Frame 1 (no input): blank canvas, image omitted
Frame 60 (the mouse pressed at the canvas centre just before this capture): blank canvas, image omitted
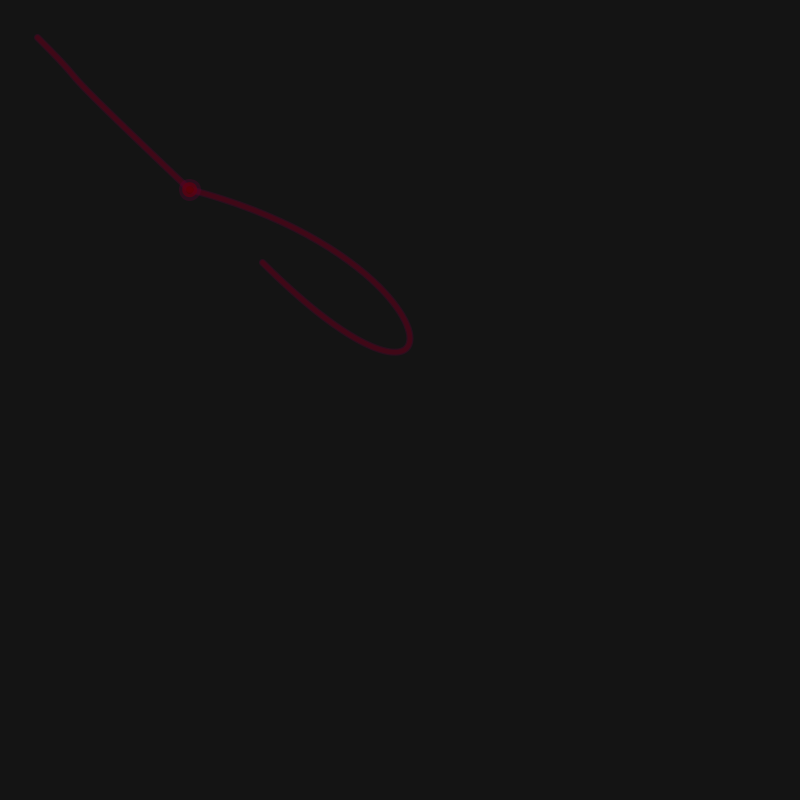
Frame 120 (the mouse held since frame 60 and released just before this capture)

The Processing sketch whose frames 1 and 60 were blank and that drew this single picture after the mouse press (run headless with seeded random() and noise(); from frame 60 on, the mouse is pressed at the canvas centre):

// Processing sketch: processing_144066
// ── processing_144066.pde


//an array of bezcritters
BezCritter[] bezcritters;


//BezCritter bez1;
//BezCritter bez2;


void setup() {
 
  frameRate(30);
  size(800, 800);
  //initialize bezcritters
 bezcritters = new BezCritter[0];
 

 
}

void draw() {
   background(20);
 
for (int i = 0; i < bezcritters.length; i++) {
 bezcritters[i].display();
bezcritters[i].swim(); 
}
 
 
}

void mousePressed() {
  BezCritter myBezCritter = new BezCritter(mouseX, mouseY);
  bezcritters = (BezCritter[]) append(bezcritters, myBezCritter);
} 






/*
void bezcritter() {
  
  // bez traits
  
  int x1 = 122;
  int y1 = 237;
  int x2 = 372;
  int y2 = 287;
  int x3 = 107;
  int y3 = 237;
  int x4 = 94;
  int y4 = 98;
  
  // critter head traits
  
  int hx = 94;
  int hy = 91;
  int headHeight = 10;
  int headWidth = 10;
  
   noFill();
  stroke(90, 0, 0, 50);
  smooth();
 // bezier(218, 196, 468, 246, 203, 196, 94, 98); //top bez
 bezier(x1, y1, x2, y2, x3, y3, x4, y4); // middle bez
// bezier(71, 209, 321, 259, 56, 209, 94, 89); // bottom bez
 fill(120, 0, 0, 75);
  ellipse(hx, hy, headHeight, headWidth);
}
*/



class BezCritter {
  

  // bez traits
  
  float sthin = random(2, 6);       //random stroke values
  float sthick = random(6, 10);     //random stroke thickness 
  int oThin = 175;                 // alpha for thin bez
  int oThick = 100;                // alpha for thick bez
  
   // all bezier anchor and control points
  
  float x1;
  float y1;
  float x2;
  float y2;
  float x3;
  float y3;
 
  float x5;
  float y5;
  float x6;
  float y6;
  float x7;
  float y7;

/////////////////////////////////////////////
  
  float speed;                 // speed variable of swim
  float b;                    // rgb blue
  float s;                   // rgb stroke red
 
  
  // critter head traits
  
  float hx;                // x value for head ellipse
  float hy;               // y value for head ellipse
  float headHeight;         // height of head ellipse
  float headWidth;           // width of head ellipse
  
  BezCritter(int centerX, int centerY) {            // passing through centerX and centerY // mouseX and mouseY values
    
   // critter head traits
  
  hx = centerX;  //94      // head x value is centerX
  hy = centerY;  //91       // head y value is centerY
  headHeight = 15;            // set height of head ellipse
  headWidth = 15;           // set width of head ellipse
  
   // bez traits     // give all bezier control and anchor points a value
 
  x1 = centerX; //mouseX //122  //x3 - 40
  y1 = centerY; // mouseY //237 //x3 + 115
  x2 = x1 + (width - width/6);
  y2 = y1 + width/6;
  x3 = x1 - width/20;
 
 
  x5 = centerX/4;  //71 //x7 - 40
  y5 = centerY/4; //209 //x5 + 138
  x6 = x5 + (width - width/6);
  y6 = y5 + width/6;
  x7 = x5 - width/20;
  
   ///////////////////////////////////////////
  
  speed = random(2, 8);       // set speed of swim
  s = random(90, 120);        // red stroke will be random
  b = random(10, 60);          // blue in stroke color will be random


  }
  
void display() {               // this is what the beziers look like

   noFill();
   strokeWeight(sthin);
  stroke(s, 0, 0, oThin);
  smooth();
 bezier(x1, y1, x2, y2, x3, y1, hx, hy); // top bez
 bezier(x5, y5, x6, y6, x7, y5, hx, hy); //bottom bez
 strokeWeight(sthick);
 stroke(s, 0, b, oThick);
 bezier(x5, y5, x6, y6, x7, y5, hx, hy);
  bezier(x1, y1, x2, y2, x3, y1, hx, hy); 
 fill(s, 0, 0, 180);
  ellipse(hx, hy, headHeight, headWidth);
  
  /* // print variables ///////////
  
   println(        );
   println(" x6= "+x2);
   println(" y6= "+x6);
   println(" x3= "+x3); 
   println(" y1= "+y1);

   println(" x7= "+x7);
   println(" y5= "+y5);
   
 /////////////////////////////
 */
 
}

void swim() {            // this is how the bezier moves across the screen
if(hx < width) {
 hx = hx + speed;
 hy = hy + speed;


}
 if(hx > width/2) {
   oThin = 125;
   oThick = 100;
   hx = hx + speed/2;
   hy = hy + speed/2;
   
  x3 = x3 + speed*2;
   x7 = x7 + speed*2;
  
   
  
   y2 = y2 + speed/2;
   y6 = y6 + speed;
   
  x1 = x1 + speed;
   y1 = y1 + speed;
  x5 = x5 + speed;
   y5 = y5 + speed;
 }  
 
 if(hx > width) {
   oThin = 100;
   oThick = 75;
   
  
  hx = hx - width;
   hy = hy - width;
   
   x2 = x1 - width/4;
  y2 = y1 - width/4;
  x3 = x1 - width/4;
  
   x6 = x5 - width/3;
  y6 = y5 - width/3;
  x7 = x5 - width/2;
  
  x5 = abs(x5 - width + width/2 - speed);
  y5 = abs(y5 - width + width/2 - speed);
  x1 = abs(x1 - width + width/2 - speed);
  y1 = abs(y1 - width + width/2 - speed);

  
 }
 // trying to make the bezzies not flatten out when they come back on the screen 
 
 if(x7 <= 0) {
  x7 = 30;
 
}

if(y5 <= 0) {
  y5 = 40;
  y6 = 30;
}




if(x1 <= 0) {
  x1 = -100;
}












/////////////////////////////////////////////////////////////////////////////////////
}


 
 



}
